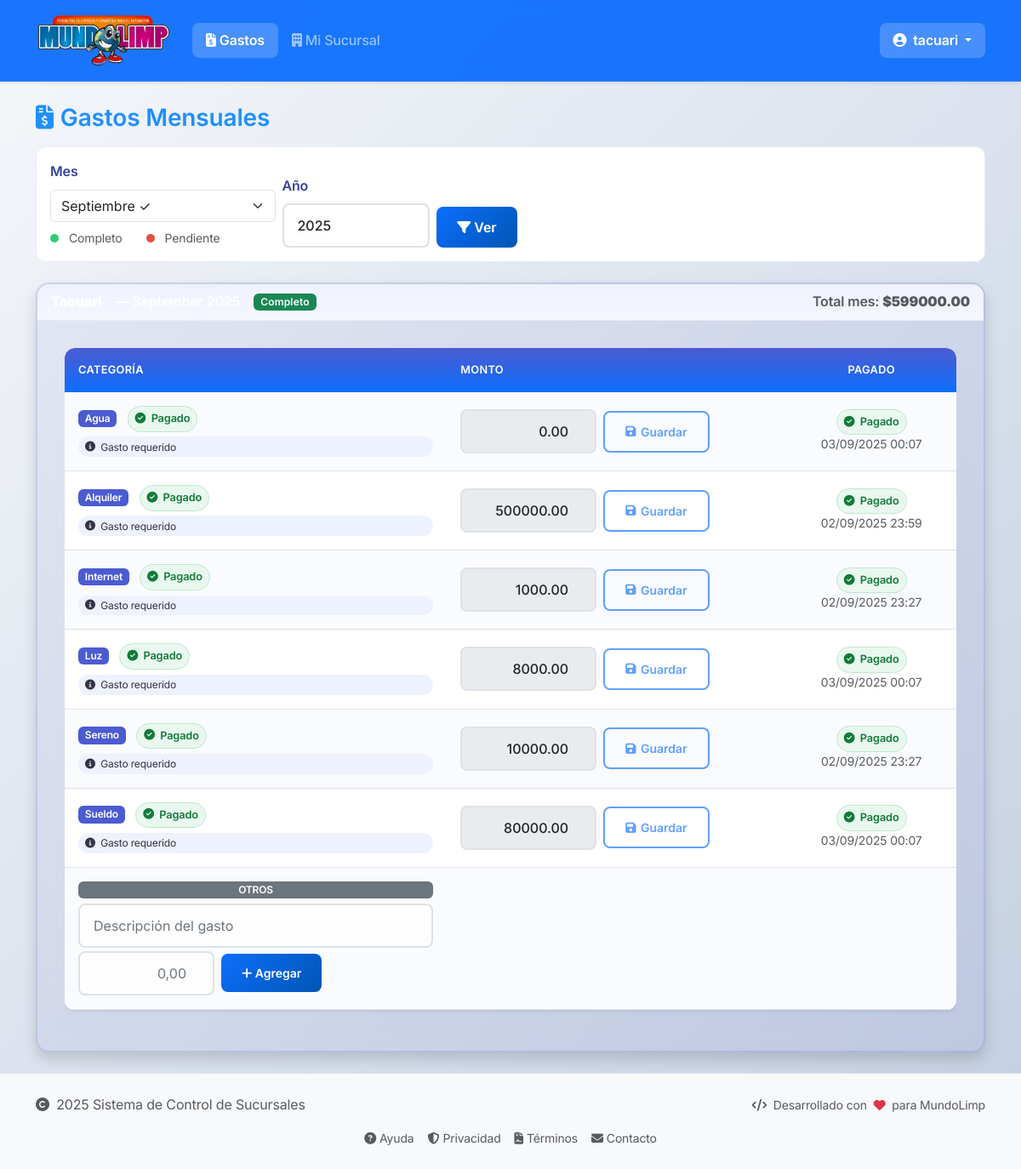
Page /expenses/ (signed in) on the earlier database version.
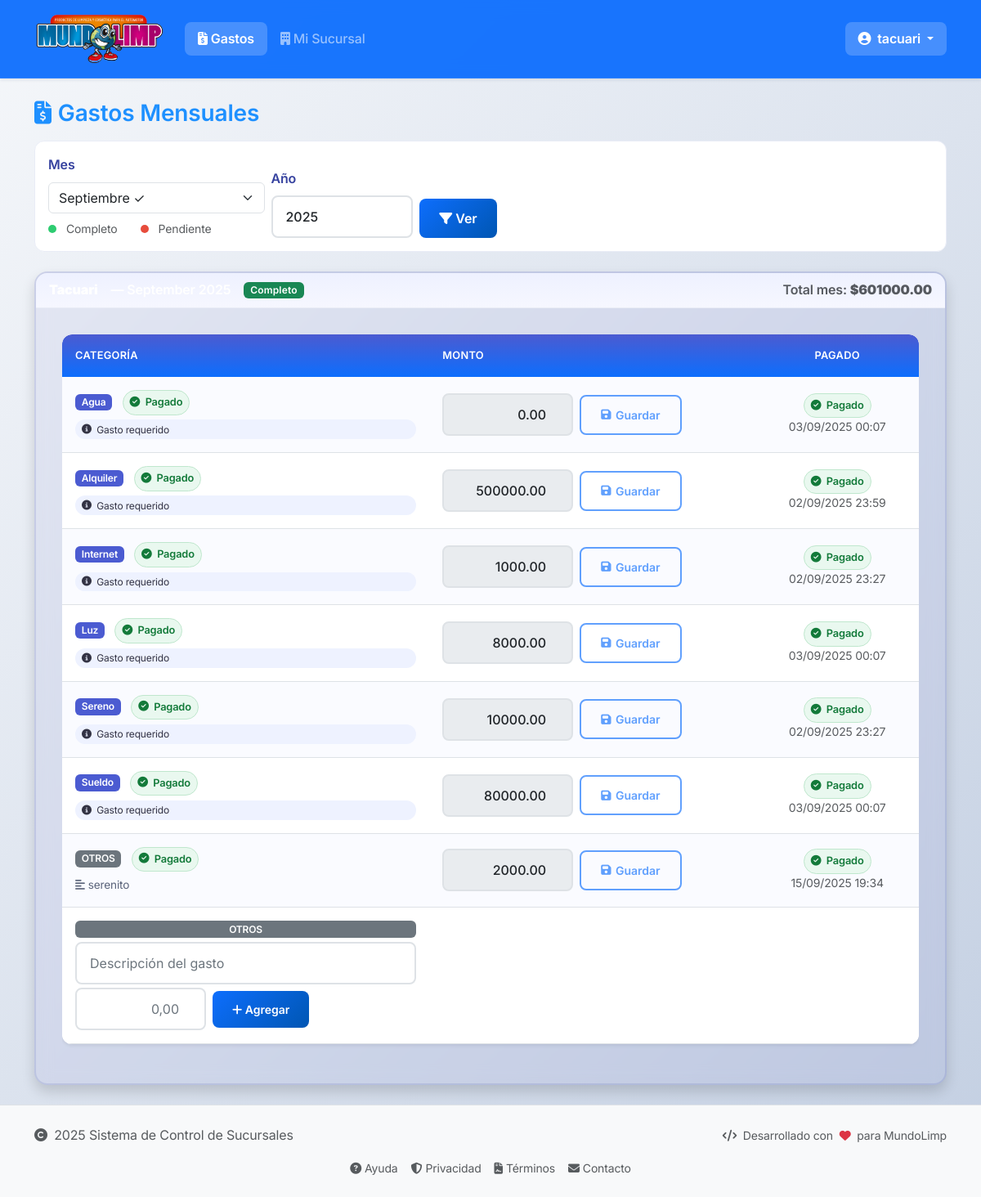
Same page on the later database version.
### app/models/user.py (models this page shows, shortened)
class User(UserMixin, db.Model):
    __tablename__ = 'users'
    id = db.Column(db.Integer, primary_key=True)
    username = db.Column(
        db.String(50),
        unique=True,
        nullable=False,
        index=True
    )
    email = db.Column(
        db.String(120),
        unique=True,
        nullable=False,
        index=True
    )
    password_hash = db.Column(db.String(255), nullable=False)
    role = db.Column(
        db.String(20),
        nullable=False,
        default='branch_user',
        index=True
    )
    branch_name = db.Column(db.String(100), nullable=True, index=True)
    is_active = db.Column(db.Boolean, default=True, nullable=False)
    is_admin = db.Column(db.Boolean, default=False, nullable=False)
    created_at = db.Column(
        db.DateTime,
        default=datetime.datetime.now,
        nullable=False
    )
    last_login = db.Column(db.DateTime, nullable=True)
    first_name = db.Column(db.String(50), nullable=True)
    last_name = db.Column(db.String(50), nullable=True)
    phone = db.Column(db.String(20), nullable=True)
    daily_records = db.relationship(
        'DailyRecord',
        foreign_keys=[DailyRecord.user_id],  # Clave foránea explícita
        backref='creator',                   # Permite acceder al usuario desde DailyRecord.creator
        lazy='dynamic',                      # Permite construir queries sobre la relación
        cascade='all, delete-orphan'         # Elimina los registros diarios si se elimina el usuario creador
    )
    verified_records = db.relationship(
        'DailyRecord',
        foreign_keys=[DailyRecord.verified_by], # Clave foránea explícita
        backref='verifier',                      # Permite acceder al usuario desde DailyRecord.verifier
        lazy='dynamic'                           # Permite construir queries sobre la relación
    )
    def is_admin_user(self):
        return self.role == 'admin' and self.is_admin
    def is_branch_user(self):
        return self.role == 'branch_user'

### app/models/branch_expense.py (models this page shows, shortened)
class BranchExpense(db.Model):
    __tablename__ = 'branch_expenses'
    id = db.Column(db.Integer, primary_key=True)
    branch_name = db.Column(db.String(100), nullable=False, index=True)
    year = db.Column(db.Integer, nullable=False, index=True)
    month = db.Column(db.Integer, nullable=False, index=True)  # 1..12
    category = db.Column(db.String(20), nullable=False, index=True)
    description = db.Column(db.String(255), nullable=True)  # requerido si category == OTROS
    amount = db.Column(db.Numeric(10, 2), nullable=False, default=0.00)
    is_paid = db.Column(db.Boolean, nullable=False, default=False)
    paid_at = db.Column(db.DateTime, nullable=True)
    created_by = db.Column(db.Integer, db.ForeignKey('users.id'), nullable=True)
    paid_by = db.Column(db.Integer, db.ForeignKey('users.id'), nullable=True)
    created_at = db.Column(db.DateTime, nullable=False, default=datetime.datetime.now)
    updated_at = db.Column(
        db.DateTime,
        nullable=False,
        default=datetime.datetime.now,
        onupdate=datetime.datetime.now
    )
    __table_args__ = (
        db.UniqueConstraint(
            'branch_name', 'year', 'month', 'category', 'description',
            name='uq_branch_month_cat_desc'
        ),
        db.CheckConstraint('month BETWEEN 1 AND 12', name='check_month_valid'),
        db.CheckConstraint('amount >= 0', name='check_amount_nonnegative'),
    )
    def ensure_fixed_desc(self):
        """
        - Para categorías fijas (!= OTROS): si no hay descripción, forzamos '-'
        - Para OTROS: la descripción es obligatoria y no puede ser vacía
        """
        if self.category != 'OTROS' and not self.description:
            self.description = '-'
        if self.category == 'OTROS' and (self.description is None or not self.description.strip()):
            raise ValueError('Descripción requerida para OTROS')
    @staticmethod
    def required_categories_for_branch(branch_name: str):
        base = ['ALQUILER', 'SUELDO', 'LUZ', 'AGUA', 'INTERNET']
        if branch_name and branch_name.strip().lower() == 'tacuari':
            base.append('SERENO')
        return base

### app/routes/expenses.py (the view, shortened to what this page needs)
@expenses_bp.route("/", methods=["GET"])
@login_required
def index():
    today = _today_ar()
    year = today.year
    month_arg = request.args.get("month", type=int)
    month = month_arg if month_arg and month_arg >= today.month else today.month
    if month > 12:
        month = 12
    branch = request.args.get("branch")
    if _is_branch():
        branch = getattr(current_user, "branch_name", None)
    branches = _all_branches() if _is_admin() else None
    months = _months_from_current_to_year_end(today)  # << solo actual..diciembre
    month_status = {}  # {mes:int -> 'ok'|'pending'}
    if branch:
        all_items_year = (BranchExpense.query
                          .filter_by(branch_name=branch, year=year)
                          .filter(BranchExpense.month >= today.month)  # no miramos meses pasados
                          .all())
        by_month = {}
        for it in all_items_year:
            by_month.setdefault(int(it.month), []).append(it)
        required = set(BranchExpense.required_categories_for_branch(branch))
        for m in [d["value"] for d in months]:
            items_m = by_month.get(m, [])
            if not items_m:
                month_status[m] = "pending"
                continue
            any_unpaid = any(not it.is_paid for it in items_m)
            cats_paid = {it.category for it in items_m if it.is_paid}
            required_ok = required.issubset(cats_paid)
            month_status[m] = "ok" if (not any_unpaid) and required_ok else "pending"
    items = (BranchExpense.query
             .filter_by(branch_name=branch, year=year, month=month)
             .order_by(BranchExpense.category.asc(), BranchExpense.id.asc())
             .all())
    required = set(BranchExpense.required_categories_for_branch(branch))
    paid_required = {it.category for it in items if it.is_paid and it.category in required}
    any_unpaid = any(not it.is_paid for it in items)
    is_complete = (required.issubset(paid_required)) and (not any_unpaid) and bool(items)
    total_amount = sum(float(it.amount or 0) for it in items)
    period = {
        "branch_name": branch,
        "month": month,
        "month_label": calendar.month_name[month],
        "items": items,
        "is_complete": is_complete,
        "total_amount": total_amount,
        "required_categories": sorted(list(required)),
    }
    return render_template(
        "expenses/index.html",
        title="Gastos Mensuales",
        year=year,
        month=month,
        months=months,
        branch=branch,
        branches=branches,
        is_admin=_is_admin(),
        periods=[period],
        categories=CATEGORIES,
        month_status=month_status
    )

### app/templates/expenses/index.html (shortened to what the changed rows need)
{% extends "layout/base.html" %}
{% block content %}
<div class="container my-4">
  {% for p in periods %}
  <div class="card period-card mb-4 {{ 'ok' if p.is_complete else 'fail' }}">
    <div class="card-header d-flex justify-content-between align-items-center flex-wrap gap-2">
      <div class="d-flex align-items-center gap-2">
        <strong class="me-2">{{ p.branch_name }}</strong> — {{ p.month_label }} {{ year }}
        <span class="badge {{ 'bg-success' if p.is_complete else 'bg-danger' }} ms-2">
          {{ 'Completo' if p.is_complete else 'Pendiente' }}
        </span>
      </div>
      <div class="text-muted">
        Total mes: <strong>${{ '%.2f'|format(p.total_amount) }}</strong>
      </div>
    </div>
    <div class="card-body">
      <div class="table-responsive">
        <table class="table align-middle table-striped">
          <thead>
            <tr>
              <th style="width: 360px">Categoría</th>
              <th style="width: 320px">Monto</th>
              <th style="width: 160px" class="text-center">Pagado</th>
            </tr>
          </thead>
          <tbody>
            {% for cat in p.required_categories %}
              {% set row = ((p['items']|default([])) | selectattr('category','equalto',cat) | list) | first %}
              {% set can_edit = (is_admin or (not is_admin and p.branch_name == current_user.branch_name and (cat in ['LUZ','AGUA','INTERNET'] or (cat=='SERENO' and p.branch_name|lower=='tacuari')))) %}
              <tr data-id="{{ row.id if row else '' }}">
                <td>
                  <div class="cell-stack">
                    <div>
                      <span class="badge badge-required">{{ cat|title }}</span>
                      {% if row and row.is_paid %}
                        <span class="state-pill state-paid ms-2"><i class="fas fa-check-circle"></i> Pagado</span>
                      {% else %}
                        <span class="state-pill state-unpaid ms-2"><i class="fas fa-exclamation-circle"></i> Pendiente</span>
                      {% endif %}
                    </div>
                    <span class="chip-muted"><i class="fas fa-info-circle"></i> Gasto requerido</span>
                  </div>
                </td>
                <td>
                  <form method="post" action="{{ url_for('expenses.save') }}" class="d-flex align-items-center gap-2 flex-wrap">
                    <input name="amount" class="form-control input-amount" type="number" step="0.01" min="0"
                           value="{{ row.amount if row else '' }}"
                           {% if (not can_edit) or (row and row.is_paid) %}disabled{% endif %}/>
                    <button class="btn btn-sm btn-outline-primary"
                            {% if (not can_edit) or (row and row.is_paid) %}disabled{% endif %}>
                      <i class="fas fa-save"></i> Guardar
                    </button>
                  </form>
                </td>
                <td class="text-center">
                  {% if row %}
                    {% if row.is_paid %}
                      <div>
                        <span class="state-pill state-paid"><i class="fas fa-check-circle"></i> Pagado</span>
                        {% if row.paid_at %}
                          <div class="small text-muted">{{ row.paid_at.strftime('%d/%m/%Y %H:%M') }}</div>
                        {% endif %}
                      </div>
                    {% endif %}
                  {% else %}
                    <span class="text-muted">—</span>
                  {% endif %}
                </td>
              </tr>
            {% endfor %}
            {% for row in p['items'] if row.category == 'OTROS' %}
              <tr data-id="{{ row.id }}">
                <td>
                  <div class="cell-stack">
                    <div>
                      <span class="badge text-bg-secondary">OTROS</span>
                      {% if row.is_paid %}
                        <span class="state-pill state-paid ms-2"><i class="fas fa-check-circle"></i> Pagado</span>
                      {% else %}
                        <span class="state-pill state-unpaid ms-2"><i class="fas fa-exclamation-circle"></i> Pendiente</span>
                      {% endif %}
                    </div>
                    {% if row.description %}
                      <div class="desc-text"><i class="fas fa-align-left me-1"></i>{{ row.description }}</div>
                    {% endif %}
                  </div>
                </td>
                <td>
                  <form method="post" action="{{ url_for('expenses.save') }}" class="d-flex align-items-center gap-2 flex-wrap">
                    <input name="amount" class="form-control input-amount" type="number" step="0.01" min="0"
                           value="{{ row.amount }}"
                           {% if (not is_admin and p.branch_name != current_user.branch_name) or row.is_paid %}disabled{% endif %}/>
                    <button class="btn btn-sm btn-outline-primary"
                            {% if (not is_admin and p.branch_name != current_user.branch_name) or row.is_paid %}disabled{% endif %}>
                      <i class="fas fa-save"></i> Guardar
                    </button>
                  </form>
                </td>
                <td class="text-center">
                  {% if row.is_paid %}
                    <div>
                      <span class="state-pill state-paid"><i class="fas fa-check-circle"></i> Pagado</span>
                      {% if row.paid_at %}
                        <div class="small text-muted">{{ row.paid_at.strftime('%d/%m/%Y %H:%M') }}</div>
                      {% endif %}
                    </div>
                  {% endif %}
                </td>
              </tr>
            {% endfor %}
            <tr>
              <td>
                <div class="cell-stack">
                  <span class="badge text-bg-secondary">OTROS</span>
                  <form method="post" action="{{ url_for('expenses.save') }}" class="row g-2 align-items-center">
                    <div class="col-12">
                      <input class="form-control desc-input" name="description" placeholder="Descripción del gasto" required>
                    </div>
                    <div class="col-12 col-md-auto mt-1">
                      <input class="form-control input-amount" name="amount" type="number" step="0.01" min="0" placeholder="0,00" required>
                    </div>
                    <div class="col-md-auto mt-1">
                      <button class="btn btn-sm btn-primary">
                        <i class="fas fa-plus"></i> Agregar
                      </button>
                    </div>
                  </form>
                </div>
              </td>
              <td></td>
              <td></td>
            </tr>
          </tbody>
        </table>
      </div>
    </div>
  </div>
  {% endfor %}
</div>
{% endblock %}

### app/templates/layout/base.html (shortened to what the changed rows need)
<!DOCTYPE html>
<html lang="es">
<head>
    <link href="https://cdn.jsdelivr.net/npm/bootstrap@5.3.0/dist/css/bootstrap.min.css" rel="stylesheet">
    <link rel="stylesheet" href="https://cdnjs.cloudflare.com/ajax/libs/font-awesome/6.4.0/css/all.min.css">
    <link rel="stylesheet" href="{{ url_for('static', filename='css/main.css') }}">
</head>
<body class="d-flex flex-column min-vh-100">
    <header>
        <nav class="navbar navbar-expand-lg navbar-dark bg-primary shadow-sm">
            <div class="container">
                <div class="collapse navbar-collapse" id="navbarNav">
                    <ul class="navbar-nav">
                        {% if current_user.is_anonymous %}
                            <li class="nav-item">
                                <a class="nav-link" href="{{ url_for('auth.login') }}">
                                    <i class="fas fa-sign-in-alt me-1"></i>Iniciar Sesión
                                </a>
                            </li>
                        {% else %}
                            <li class="nav-item dropdown position-relative">
                                <a class="nav-link dropdown-toggle" href="#" id="navbarDropdown" role="button" data-bs-toggle="dropdown" aria-expanded="false">
                                    <i class="fas fa-user-circle me-1"></i>
                                    <span class="d-none d-md-inline">{{ current_user.username }}</span>
                                </a>
                            </li>
                        {% endif %}
                    </ul>
                </div>
            </div>
        </nav>
    </header>
    <main class="flex-grow-1">
        {% block content %}{% endblock %}
    </main>
</body>
</html>

Differences in the rows shown:
changed User "tacuari": total_amount "599000.00" → "601000.00"
added BranchExpense: is_paid True (drawn), description "serenito", amount "2000.00", paid_at "15/09/2025 19:34"
